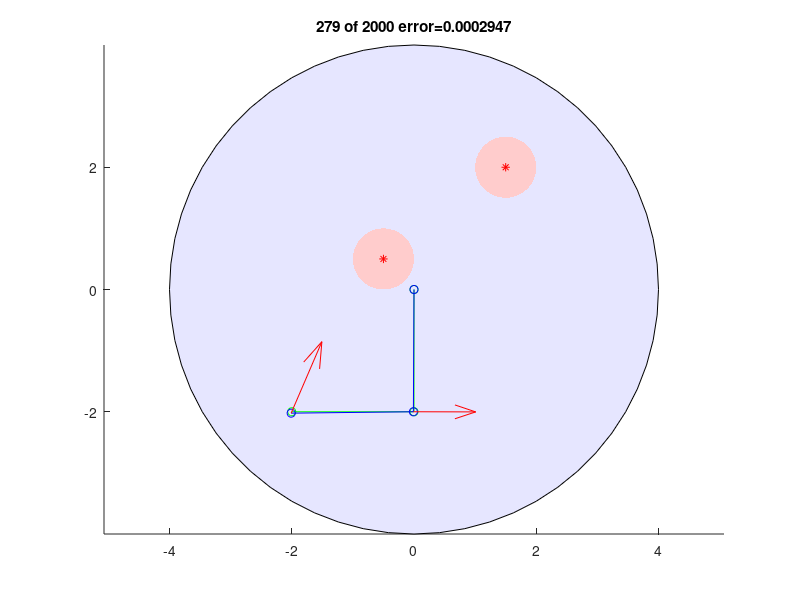

This chart was generated by the following MATLAB code:
function PotentialFieldNavigation
%PotentialFieldNavigation
% A path planner for an n-link planar robot arm moving amoung polygonal obstacles.
%
% Based off chapter 5.2 in "Robot Modeling and Control" by Spong, Hutchinson,
% and Vidyasagar
%
% Aaron T. Becker, 04-13-2016, atbecker@uh.edu
%
%  Items to complete are marked with "TODO:"
%  ideas: save the full path, and display in another figure.
%%%%%%%%%%%%%%%%%%%%%%%%%%%%%%%
linkLen = [2;2;];  %lengths of each link
%q = rand(numel(linkLen),1)*2*pi;  %robot configuration (random)
q = [pi/2;pi/4]; %robot configuration (set)
%qGoal = rand(numel(linkLen),1)*2*pi; %TODO: some sort of check to make sure this isn't intersecting an obstacle
qGoal = [-pi/2;-pi/2];
oGoal = computeOrigins(qGoal); %robot goal DH frame origins
ptObstacles = [1.5,2;  -0.5,0.5]; %locations of point obstacles


%%% Parameters  (students should change these)
zeta =   flipud(.1*cumsum(ones(numel(q),1)));%zeta: vector parameter that scales the forces for each degree-of-freedom
alpha = 0.02; %step size for each iteration.  In motion planning problems, the choice for alpha is often made on and adhoc or empirical basis, such as the distance to the nearest obstacle or goal
d = 0.5; %d: the distance that defines the transition from conic toparabolic
eta = ones(numel(q),1); %eta: vector parameter that scales the repulsive forces for each degree-of-freedom
rhoNot = 1/2; %: defines the distance of influence of the obstacle
inLocalMinimum = false;
t = 5;  %how many random steps to take?
v = pi/10; % maximum random value at each step
IsPolygonObs = false; % if tru, uses polygonal obstacles


%setup figure showing the robot
figure(1);clf;
r = sum(linkLen);
rectangle('Position',[-r,-r,2*r,2*r],'Curvature',1,'FaceColor',[.9 .9 1]) %robot workspace
axis equal
hold on
% draw obstacles
if IsPolygonObs
    ptObstacles = [1,2; -3,-1];
    polyObs1 = repmat(ptObstacles(1,:),3,1)+[.5000    0.8660
        -1.0000    0.0000
        0.5000   -0.8660];
    
    polyObs2 = repmat(ptObstacles(2,:),4,1)+[-1/2    -1
        -1/2    1
        1/2   1
        1/2 -1];
    
    p1 = fill(polyObs1(:,1),polyObs1(:,2),'r');
    set(p1,'linewidth',40,'EdgeColor',[1 .8 .8] );
    fill(polyObs1(:,1),polyObs1(:,2),'r');
    p2 = fill(polyObs2(:,1),polyObs2(:,2),'r');
    set(p2,'linewidth',40,'EdgeColor',[1 .8 .8] );
    fill(polyObs2(:,1),polyObs2(:,2),'r');
    
else
    for j = 1:numel(ptObstacles(:,2))
        rectangle('Position',[ptObstacles(j,1)-rhoNot,ptObstacles(j,2)-rhoNot,2*rhoNot,2*rhoNot],'Curvature',1,'FaceColor',[1 .8 .8],'LineStyle','none')
    end
    plot(ptObstacles(:,1),ptObstacles(:,2),'r*')
end

%draw robot
hGline = line([0,0],[0,1],'color','g');
hGpts = plot([0,0],[0,1],'og');
hRline = line([0,0],[0,1],'color','b');
hRpts = plot([0,0],[0,1],'ob');
harr= quiver(0,0,1,2,'color','r');
hold off
hTitle = title(num2str(0));
maxIters = 2000;

for iteration = 1:maxIters  %each iteration performs gradient descent one time
    %calulate error
    qErr = sum(atan2(sin(q-qGoal),cos(q-qGoal)).^2);
    oR = computeOrigins(q);
    frep = zeros([numel(q),2]);
    for j = 1:numel(ptObstacles(:,1))
        frep = frep + frepPt(q, ptObstacles(j,:), eta, rhoNot);
    end
    Fvec =  fatt(q, oGoal,zeta,d) + frep;
    
    %update drawing
    updateArm(oGoal,hGline,hGpts);
    updateArm(oR,hRline,hRpts);
    set(harr, 'Xdata',oR(:,1),'Ydata',oR(:,2),'Udata',Fvec(:,1),'Vdata',Fvec(:,2));
    set(hTitle,'String',[num2str(iteration),' of ', num2str(maxIters), ' error=',num2str(qErr)])
    drawnow
    if qErr < 0.001
        break
    end
    
    %map the workspace forces to joint torques (5.2.3)
    tau = zeros(numel(q),1);
    for ic = 1:numel(q)
        tau = tau+Jv(q,ic)'* Fvec(ic,:)';
    end
    
    %Gradient descent algorithm, page 179
    q = q+alpha*tau/norm(tau);
    
    %TODO Task 3  (5pts) detect a local minimum
    
    
    if inLocalMinimum
        %TODO: Task 4  (5pts) random walk:
        %execute a random walk.  If it results in collision, do not apply
        %it.
        qprime = q;
        for j =1:t
            qprime = qprime+0;
            %check for collision
        end
        q = qprime;
    end
    
    %pause(0.5)
end

    function J = Jv(q,ic) %page 177
        o = computeOrigins(q);
        Augo = [0,0;o];  %add frame 0  (augmented origin)
        % J = [z0 x (o_c - o_0),  z1 x (o_c - o_2), ...., z_(n-1) x (o_c - o_(n-1))
        J = zeros(2,numel(q));
        for c = 1:ic
            oDiff=  Augo(ic+1,:)-Augo(c,:);
            J(1,c) = -oDiff(2);
            J(2,c) = oDiff(1);
        end
        
    end

    function Fvec =  fatt(q, oGoal,zeta,d)
        %fatt computes the forces that attract each DH frame origin to their goal
        %configurations, given by equation 5.4 in RD&C
        %q: configuration of the arm
        %oGoal: goal position of each DH frame origin
        %zeta: vector parameter that scales the forces for each degree-of-freedom
        %d: the distance that defines the transition from conic toparabolic
        Fvec = zeros(numel(q),2); %Force vector to attract each origin to the goal
        o = computeOrigins(q); % o is a vector of the origins for DH frames of a planar robot arm.
        
        for i = 1:numel(q) % compute attractive force for each origin
            err = dist(o(i,:),oGoal(i,:));
            if err < d
                Fvec(i,:)= -zeta(i)*( o(i,:)-oGoal(i,:)  );
            else
                Fvec(i,:)= -d*zeta(i)*( o(i,:)-oGoal(i,:)  )/err;
            end
        end
    end

    function o = computeOrigins(q)
        %Computes o, the (x,y) coordinate of the DH frame for each link in q
        qSum = cumsum(q);
        oDelta = [linkLen,linkLen].*[cos(qSum),sin(qSum)];
        o = cumsum(oDelta);
    end

    function Fvec =  frepPt(q, pObstacle, eta, rhoNot)
        % TODO: Task 1  (5pts) repulsion from point obstacle
        %frepPt computes the forces that repel each DH frame origin from a point
        %at positon pObstacle, given by equation 5.6 & 5.7 in RD&C
        %q: configuration of the arm
        %pObstacle: xy position of the point obstacle
        %eta: vector parameter that scales the forces for each degree-of-freedom
        %rhoNot: defines the distance of influence of the obstacle
        Fvec = zeros(numel(q),2); %Force vector to repulse each origin from the obstacle
        o = computeOrigins(q); % o is a vector of the origins for DH frames of a planar robot arm.
        
        for i = 1:numel(q) % compute attractive force for each origin
            err = dist(o(i,:),oGoal(i,:));
            if err < d
                Fvec(i,:)= -zeta(i)*( o(i,:)-oGoal(i,:)  );
            else
                Fvec(i,:)= -d*zeta(i)*( o(i,:)-oGoal(i,:)  )/err;
            end
        end
    end

    function Fvec =  frepPtFloatingPoint(q, pObstacle, eta, rhoNot)
        % Task 2  (Graduate students 5pts, Undergrads, 5pts E.C.):
        %computes the forces that repel a point on the link that is closest to any workspace obstacle
        %at positon pObstacle, given by equation 5.6 & 5.7 in RD&C
        %q: configuration of the arm
        %pObstacle: xy position of the point obstacle
        %eta: vector parameter that scales the forces for each degree-of-freedom
        %rhoNot: defines the distance of influence of the obstacle
        Fvec = zeros(numel(q),2); %Force vector to attract each origin to the goal
        o = computeOrigins(q); % o is a vector of the origins for DH frames of a planar robot arm.
        
        for i = 1:numel(q) % compute attractive force for each origin
            err = dist(o(i,:),oGoal(i,:));
            if err < d
                Fvec(i,:)= -zeta(i)*( o(i,:)-oGoal(i,:)  );
            else
                Fvec(i,:)= -d*zeta(i)*( o(i,:)-oGoal(i,:)  )/err;
            end
        end
    end

    function updateArm(o,hline,hpts) %redraws arm
        set(hline, 'xdata',[0;o(:,1)], 'ydata',[0;o(:,2)]);
        set(hpts, 'xdata',[0;o(:,1)], 'ydata',[0;o(:,2)]);
    end

    function d = dist(a,b)% norm 2 distance between two vectors
        d=sum((a-b).^2).^.5;
    end
end